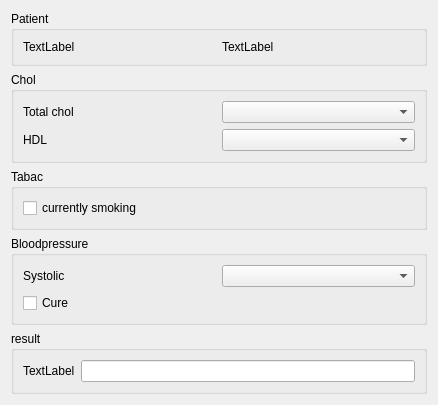
<?xml version="1.0" encoding="UTF-8"?>
<ui version="4.0">
 <class>Framingham</class>
 <widget class="QWidget" name="Framingham">
  <property name="geometry">
   <rect>
    <x>0</x>
    <y>0</y>
    <width>438</width>
    <height>400</height>
   </rect>
  </property>
  <property name="windowTitle">
   <string/>
  </property>
  <layout class="QGridLayout" name="gridLayout_5">
   <item row="0" column="0">
    <widget class="QGroupBox" name="patientGroup">
     <property name="title">
      <string>Patient</string>
     </property>
     <layout class="QGridLayout" name="gridLayout">
      <item row="0" column="0">
       <widget class="QLabel" name="patientAge">
        <property name="text">
         <string>TextLabel</string>
        </property>
       </widget>
      </item>
      <item row="0" column="1">
       <widget class="QLabel" name="patientGender">
        <property name="text">
         <string>TextLabel</string>
        </property>
       </widget>
      </item>
     </layout>
    </widget>
   </item>
   <item row="1" column="0">
    <widget class="QGroupBox" name="cholGroup">
     <property name="title">
      <string>Chol</string>
     </property>
     <layout class="QGridLayout" name="gridLayout_3">
      <item row="0" column="0">
       <widget class="QLabel" name="cholTotalLabel">
        <property name="text">
         <string>Total chol</string>
        </property>
       </widget>
      </item>
      <item row="0" column="1">
       <widget class="QComboBox" name="cholTotalCombo"/>
      </item>
      <item row="1" column="0">
       <widget class="QLabel" name="cholHDLLabel">
        <property name="text">
         <string>HDL</string>
        </property>
       </widget>
      </item>
      <item row="1" column="1">
       <widget class="QComboBox" name="cholHDLCombo"/>
      </item>
     </layout>
    </widget>
   </item>
   <item row="2" column="0">
    <widget class="QGroupBox" name="tobaccoGroup">
     <property name="title">
      <string>Tabac</string>
     </property>
     <layout class="QGridLayout" name="gridLayout_2">
      <item row="0" column="0">
       <widget class="QCheckBox" name="currentlySmoking">
        <property name="text">
         <string>currently smoking</string>
        </property>
       </widget>
      </item>
     </layout>
    </widget>
   </item>
   <item row="3" column="0">
    <widget class="QGroupBox" name="bpGroup">
     <property name="title">
      <string>Bloodpressure</string>
     </property>
     <layout class="QGridLayout" name="gridLayout_4">
      <item row="0" column="0">
       <widget class="QLabel" name="bpSystLabel">
        <property name="text">
         <string>Systolic</string>
        </property>
       </widget>
      </item>
      <item row="0" column="1">
       <widget class="QComboBox" name="bpSystCombo"/>
      </item>
      <item row="1" column="0" colspan="2">
       <widget class="QCheckBox" name="bpSystTreated">
        <property name="text">
         <string>Cure</string>
        </property>
       </widget>
      </item>
     </layout>
    </widget>
   </item>
   <item row="4" column="0">
    <widget class="QGroupBox" name="resultGroup">
     <property name="title">
      <string>result</string>
     </property>
     <layout class="QGridLayout" name="gridLayout_6">
      <item row="0" column="0">
       <widget class="QLabel" name="resultLabel">
        <property name="text">
         <string>TextLabel</string>
        </property>
       </widget>
      </item>
      <item row="0" column="1">
       <widget class="QLineEdit" name="result"/>
      </item>
     </layout>
    </widget>
   </item>
  </layout>
 </widget>
 <resources/>
 <connections/>
</ui>
